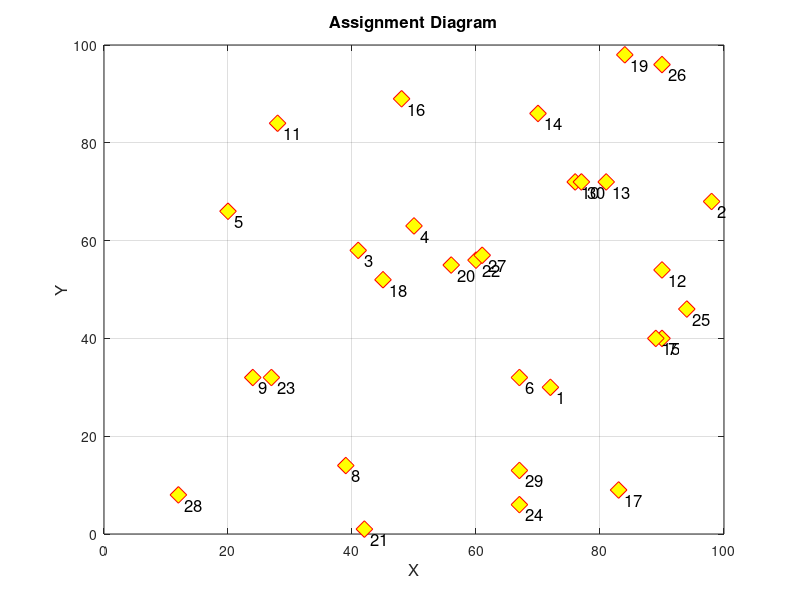

Recreate this plot in MATLAB.



function m = OPT()
b=randperm(40) ;% Here we enter the initial assignment
a=b(1:30) ;    
x=[41 67 94 81 48 76 42 98 99 87 39 45 24 79 89 92 56 60 15 90 45 20 90 77 89 28 67 67 12 41 27 72 28 90 83 39 50 70 84 61];
    
    y=[58 32 46 72 89 72 1 68 44 44 11 82 32 24 34 37 55 56 39 40 52 66 96 72 40 84 13 6 8 16 32 30 1 54 9 14 63 86 98 57];
    
    m=numel(x);
    
    d=zeros(m,m);
    
    for p=1:m
        for q=p+1:m
            d(p,q)=sqrt((x(p)-x(q))^2+(y(p)-y(q))^2);
            d(q,p)=d(p,q);
        end
    end
% In this line the distances matrix is given
    w=[
        
0	7	6	7	1	9	7	6	8	6	2	7	2	3	7	8	9	8	6	8	3	9	2	7	8	3	5	1	9	3
7	0	5	6	6	9	8	2	6	2	5	5	9	7	3	5	5	2	8	5	2	2	4	7	6	4	2	5	5	5
6	5	0	5	7	5	5	4	6	9	9	7	3	8	8	5	7	9	7	3	10	8	7	7	0	6	8	4	1	3
7	6	5	0	2	9	2	7	5	7	5	2	4	7	6	8	2	7	9	7	9	5	9	1	9	5	7	4	4	7
1	6	7	2	0	3	6	6	8	2	8	6	5	7	2	6	3	9	3	6	4	5	7	6	4	1	2	2	4	5
9	9	5	9	3	0	4	7	5	8	5	7	8	6	8	5	6	5	2	7	5	7	8	6	6	5	3	4	7	7
7	8	5	2	6	4	0	7	2	6	2	6	4	6	10	2	8	6	4	8	2	2	4	7	8	7	8	3	8	7
6	2	4	7	6	7	7	0	5	7	8	1	3	3	5	4	1	3	3	7	7	6	7	10	6	5	10	6	10	1
8	6	6	5	8	5	2	5	0	4	10	1	7	3	8	2	3	4	5	10	4	6	6	2	1	0	3	7	3	5
6	2	9	7	2	8	6	7	4	0	2	4	8	8	5	4	1	2	7	6	3	7	9	1	4	6	4	3	5	6
2	5	9	5	8	5	2	8	10	2	0	5	3	7	6	9	4	3	1	4	5	3	2	3	7	10	7	1	3	6
7	5	7	2	6	7	6	1	1	4	5	0	9	4	3	5	5	9	2	7	8	7	3	7	8	7	4	7	8	8
2	9	3	4	5	8	4	3	7	8	3	9	0	5	5	2	5	7	5	4	2	5	5	3	6	7	8	6	5	6
3	7	8	7	7	6	6	3	3	8	7	4	5	0	6	5	5	3	9	1	3	2	5	4	4	4	9	4	3	4
7	3	8	6	2	8	10	5	8	5	6	3	5	6	0	6	3	3	3	5	8	5	5	4	8	5	6	5	5	7
8	5	5	8	6	5	2	4	2	4	9	5	2	5	6	0	4	3	9	9	0	2	5	6	1	3	6	0	7	2
9	5	7	2	3	6	8	1	3	1	4	5	5	5	3	4	0	5	5	6	5	6	6	3	6	3	5	7	5	4
8	2	9	7	9	5	6	3	4	2	3	9	7	3	3	3	5	0	6	10	3	4	6	8	6	3	10	5	4	6
6	8	7	9	3	2	4	3	5	7	1	2	5	9	3	9	5	6	0	4	1	5	1	7	4	6	6	4	4	8
8	5	3	7	6	7	8	7	10	6	4	7	4	1	5	9	6	10	4	0	7	8	4	6	3	3	5	5	5	7
3	2	10	9	4	5	2	7	4	3	5	8	2	3	8	0	5	3	1	7	0	1	6	6	3	3	5	1	7	7
9	2	8	5	5	7	2	6	6	7	3	7	5	2	5	2	6	4	5	8	1	0	5	5	3	8	7	4	7	7
2	4	7	9	7	8	4	7	6	9	2	3	5	5	5	5	6	6	1	4	6	5	0	3	6	7	2	8	9	4
7	7	7	1	6	6	7	10	2	1	3	7	3	4	4	6	3	8	7	6	6	5	3	0	2	5	5	4	5	5
8	6	0	9	4	6	8	6	1	4	7	8	6	4	8	1	6	6	4	3	3	3	6	2	0	5	7	2	6	6
3	4	6	5	1	5	7	5	0	6	10	7	7	4	5	3	3	3	6	3	3	8	7	5	5	0	2	5	4	6
5	2	8	7	2	3	8	10	3	4	7	4	8	9	6	6	5	10	6	5	5	7	2	5	7	2	0	5	6	8
1	5	4	4	2	4	3	6	7	3	1	7	6	4	5	0	7	5	4	5	1	4	8	4	2	5	5	0	5	8
9	5	1	4	4	7	8	10	3	5	3	8	5	3	5	7	5	4	4	5	7	7	9	5	6	4	6	5	0	5
3	5	3	7	5	7	7	1	5	6	6	8	6	4	7	2	4	6	8	7	7	7	4	5	6	6	8	8	5	0

        ];

% w is the weights matrix
maxDTC=1;
% a positive  number. This will be updated in every iteration 
h=0;% Initial number of iterations. We give it a positive value so that
%  the initial condition in while loop is matched
while maxDTC>0 && h<100 
    % The algorithm is continued till all the elements of
    % DTC are zero
 for u=1:numel(a)
  for v=u+1:numel(a)
      % because the matrix is symmetric, only the half of the matrix
      % is searched. This leads to lower run time
   DTCsum=0;
   for i=1:numel(a)
    DTCI=((w(i,u)-w(i,v))*(d(a(i),a(u))-d(a(i),a(v))));
    DTCsum=DTCsum+DTCI;
   end
   DTC(u,v)=DTCsum-(2*w(u,v)*d(a(u),a(v)));%This few lines compute the
   % element(u,v)of DTC
  end
 end% Here we have DTC(u,v)
maxDTC=0;% resetting maxDTC 
% Next we compare the computed DTC(u,v) with 0
 for u=1:numel(a)
   for v=u+1:numel(a)
    if DTC(u,v)>maxDTC
      maxDTC=DTC(u,v);% if DTC(u,v) id greater than maxDTC, then put maxDTC
      %equal to it and save the indices
      U=u;%save the indices
      V=v;
    end
   end
 end
h=h+1;% one iteration is complete
% In case we want to compute the number of iteration that algorithm 
%reaches the solution, this numerator is updated
 if maxDTC<=0% ask whether the condition for the algorithm to continue is 
     % matched. 
  break;
 end
temp=a(U);% Exchanging the assigned ones to reduce the cost
a(U)=a(V);
a(V)=temp;
TC=zeros(numel(a));
for i=1:numel(a)
  for j=1:numel(a)
   TC(i,j)=.5*w(i,j)*d(a(i),a(j));% The cost matrix
  end
end
% displaying the cost matrix
Z=sum (sum (TC));% Total Cost
m=Z;
disp(['Best Cost:' num2str(Z) ' ;Assignment:' num2str(a)] )

%New assigned jobs(or whatever)
figure(1) ;
PlotSolution(a )

end
end

%% Plot function
function PlotSolution (s) 

n=30;
m=40;
x=[41 67 94 81 48 76 42 98 99 87 39 45 24 79 89 92 56 60 15 90 45 20 90 77 89 28 67 67 12 41 27 72 28 90 83 39 50 70 84 61];
    
y=[58 32 46 72 89 72 1 68 44 44 11 82 32 24 34 37 55 56 39 40 52 66 96 72 40 84 13 6 8 16 32 30 1 54 9 14 63 86 98 57];

plot (x(s(1:n)) , y(s(1:n)) ,'rd',...  %Plot Assigned Locations
 'MarkerSize',12,...
 'MarkerFaceColor','y');

hold on ;


plot (x(s(n+1:end)) , y(s(n+1:end)) , 'bo',... %Plot not Assigned locations
 'MarkerSize' , 12 ) ;

xlabel('X' , 'FontSize' , 12) ;
ylabel('Y','FontSize' , 12) ;
title('Assignment Diagram','FontSize' , 12) ;

for i=1:n

text(x(s(i))+1 , y(s(i))-2,num2str(i),'FontSize' ,12) ;

end

hold off ;
grid on ;

end